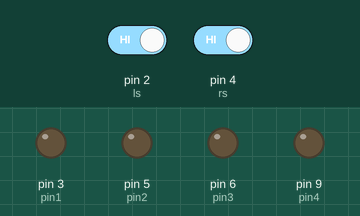
This sketch was run on a simulated Arduino Uno, built with avr-gcc and run on an emulated ATmega328P. On the bench: output pins drawn as LEDs (lit = HIGH). The test bench sets the inputs (shaded band); at power-on: pin 2 (ls) HIGH, pin 4 (rs) HIGH.

Above: at 1.2 s.
1.3 s: pin 2 (ls) driven LOW
At 2.5 s:
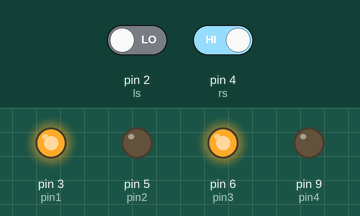
2.8 s: pin 4 (rs) driven LOW
At 3.8 s:
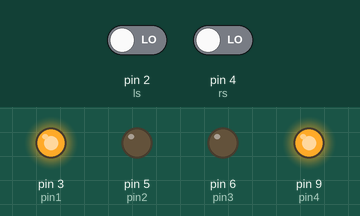
4.3 s: pin 2 (ls) driven HIGH
At 5.0 s:
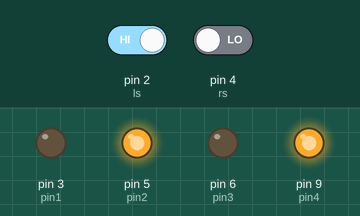
5.8 s: pin 4 (rs) driven HIGH
At 6.1 s:
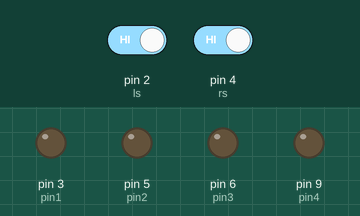
Timing chart, 0 to 8.3 s (numbered marks = the images above; inputs shaded):
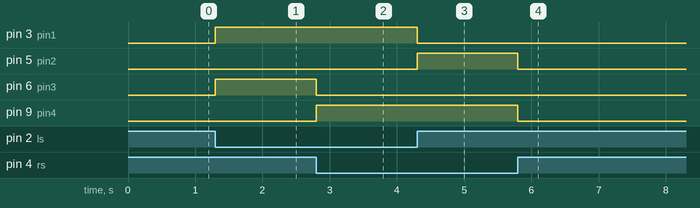

The sketch:

LineFollowerRoboCar.ino
```cpp
#define ls 2
#define rs 4
int pin1=3;
int pin2=5;
int pin3=6;
int pin4=9;
void setup()
{
  Serial.begin(9600);
  pinMode(pin1,OUTPUT);
  pinMode(pin2,OUTPUT);
  pinMode(pin3,OUTPUT);
  pinMode(pin4,OUTPUT);
  pinMode(ls,INPUT);
  pinMode(rs,INPUT);
}
void loop()
{
  if(!digitalRead(ls)&&!digitalRead(rs))
  {
    forward();
  }
  else if(digitalRead(ls)&&!digitalRead(rs))
  {
    left();
  }
  else if(!digitalRead(ls)&&(digitalRead(rs)))
  {
    right();
  }
  else if((digitalRead(ls))&&(digitalRead(rs)))
  {
    finish();
  }
}
void backward()
 {
  digitalWrite(pin1,LOW);
  digitalWrite(pin2,HIGH);
  digitalWrite(pin3,HIGH);
  digitalWrite(pin4,LOW);
 }
 void forward()
 {
  digitalWrite(pin1,HIGH);
  digitalWrite(pin2,LOW);
  digitalWrite(pin3,LOW);
  digitalWrite(pin4,HIGH);
 }
 void right()
 {
  digitalWrite(pin1,HIGH);
  digitalWrite(pin2,LOW);
  digitalWrite(pin3,HIGH);
  digitalWrite(pin4,LOW);
 }
 void left()
 {
  digitalWrite(pin1,LOW);
  digitalWrite(pin2,HIGH);
  digitalWrite(pin3,LOW);
  digitalWrite(pin4,HIGH);
 }
 void finish()
 {
  digitalWrite(pin1,LOW);
  digitalWrite(pin2,LOW);
  digitalWrite(pin3,LOW);
  digitalWrite(pin4,LOW);
 }
```

Measured:
- after the input at 1.3 s, pin 3 (pin1), pin 6 (pin3): LOW → HIGH at once
- after the input at 2.8 s, pin 6 (pin3): HIGH → LOW at once; pin 9 (pin4): LOW → HIGH at once
- after the input at 4.3 s, pin 3 (pin1): HIGH → LOW at once; pin 5 (pin2): LOW → HIGH at once
- after the input at 5.8 s, pin 5 (pin2), pin 9 (pin4): HIGH → LOW at once
